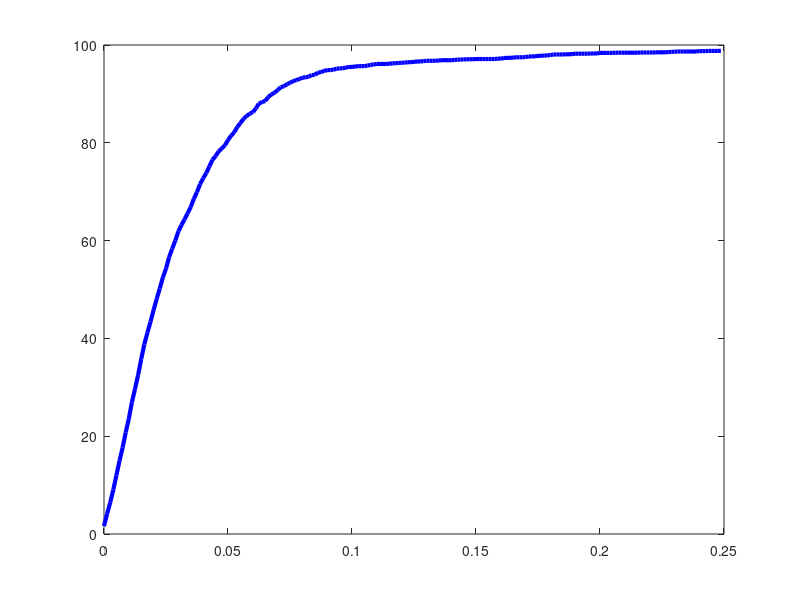

Source code (MATLAB):
plot([0.000000 0.001250 0.002500 0.003750 0.005000 0.006250 0.007500 0.008750 0.010000 0.011250 0.012500 0.013750 0.015000 0.016250 0.017500 0.018750 0.020000 0.021250 0.022500 0.023750 0.025000 0.026250 0.027500 0.028750 0.030000 0.031250 0.032500 0.033750 0.035000 0.036250 0.037500 0.038750 0.040000 0.041250 0.042500 0.043750 0.045000 0.046250 0.047500 0.048750 0.050000 0.051250 0.052500 0.053750 0.055000 0.056250 0.057500 0.058750 0.060000 0.061250 0.062500 0.063750 0.065000 0.066250 0.067500 0.068750 0.070000 0.071250 0.072500 0.073750 0.075000 0.076250 0.077500 0.078750 0.080000 0.081250 0.082500 0.083750 0.085000 0.086250 0.087500 0.088750 0.090000 0.091250 0.092500 0.093750 0.095000 0.096250 0.097500 0.098750 0.100000 0.101250 0.102500 0.103750 0.105000 0.106250 0.107500 0.108750 0.110000 0.111250 0.112500 0.113750 0.115000 0.116250 0.117500 0.118750 0.120000 0.121250 0.122500 0.123750 0.125000 0.126250 0.127500 0.128750 0.130000 0.131250 0.132500 0.133750 0.135000 0.136250 0.137500 0.138750 0.140000 0.141250 0.142500 0.143750 0.145000 0.146250 0.147500 0.148750 0.150000 0.151250 0.152500 0.153750 0.155000 0.156250 0.157500 0.158750 0.160000 0.161250 0.162500 0.163750 0.165000 0.166250 0.167500 0.168750 0.170000 0.171250 0.172500 0.173750 0.175000 0.176250 0.177500 0.178750 0.180000 0.181250 0.182500 0.183750 0.185000 0.186250 0.187500 0.188750 0.190000 0.191250 0.192500 0.193750 0.195000 0.196250 0.197500 0.198750 0.200000 0.201250 0.202500 0.203750 0.205000 0.206250 0.207500 0.208750 0.210000 0.211250 0.212500 0.213750 0.215000 0.216250 0.217500 0.218750 0.220000 0.221250 0.222500 0.223750 0.225000 0.226250 0.227500 0.228750 0.230000 0.231250 0.232500 0.233750 0.235000 0.236250 0.237500 0.238750 0.240000 0.241250 0.242500 0.243750 0.245000 0.246250 0.247500 0.248750 ], [1.616162 4.121212 6.424242 9.050505 12.000000 14.949495 17.656566 20.767677 23.555556 26.949495 29.656566 32.525253 35.757576 38.787879 41.171717 43.393939 45.818182 48.080808 50.222222 52.484848 54.262626 56.606061 58.343434 60.000000 61.898990 63.191919 64.363636 65.616162 66.909091 68.565657 69.939394 71.555556 72.767677 73.818182 75.191919 76.525253 77.292929 78.262626 78.828283 79.474747 80.565657 81.454545 82.141414 83.232323 84.040404 84.888889 85.494949 85.939394 86.262626 87.030303 88.040404 88.323232 88.565657 89.373737 89.898990 90.222222 90.787879 91.353535 91.555556 91.959596 92.282828 92.606061 92.808081 93.050505 93.292929 93.414141 93.494949 93.858586 93.898990 94.343434 94.464646 94.707071 94.868687 94.868687 94.949495 95.151515 95.232323 95.232323 95.393939 95.515152 95.515152 95.595960 95.676768 95.676768 95.676768 95.797980 95.919192 96.040404 96.121212 96.121212 96.121212 96.121212 96.161616 96.242424 96.282828 96.323232 96.363636 96.404040 96.484848 96.484848 96.565657 96.606061 96.646465 96.686869 96.767677 96.767677 96.767677 96.767677 96.848485 96.888889 96.888889 96.888889 96.888889 96.929293 97.010101 97.010101 97.050505 97.090909 97.090909 97.090909 97.131313 97.131313 97.131313 97.131313 97.131313 97.131313 97.131313 97.212121 97.212121 97.333333 97.373737 97.373737 97.414141 97.494949 97.494949 97.494949 97.535354 97.656566 97.656566 97.696970 97.777778 97.777778 97.858586 97.858586 97.939394 98.060606 98.060606 98.060606 98.060606 98.101010 98.101010 98.141414 98.222222 98.222222 98.222222 98.222222 98.222222 98.262626 98.262626 98.262626 98.383838 98.383838 98.383838 98.383838 98.383838 98.424242 98.424242 98.424242 98.424242 98.424242 98.424242 98.424242 98.424242 98.464646 98.464646 98.464646 98.464646 98.464646 98.505051 98.505051 98.505051 98.505051 98.545455 98.585859 98.626263 98.666667 98.666667 98.666667 98.666667 98.666667 98.666667 98.666667 98.747475 98.747475 98.747475 98.787879 98.787879 98.787879 98.787879 98.828283 ], '-b', 'LineWidth', 3);